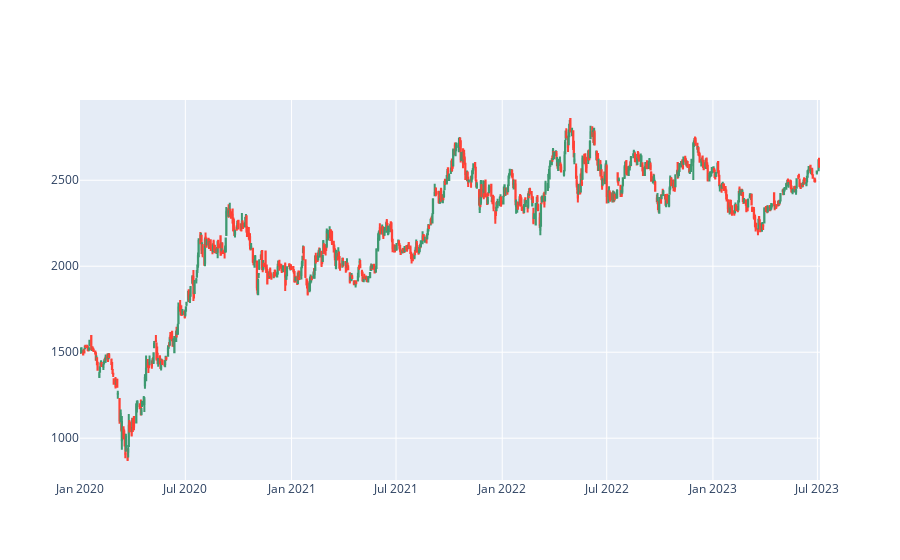

Write notebook code for a chart like this one.
### Code cell
fig = go.Figure(data=[go.Candlestick(x=raw_data.index,
                                     close=raw_data['Close'],
                                     open=raw_data['Open'],
                                     high=raw_data['High'],
                                     low=raw_data['Low'])])
fig.update_layout(xaxis_rangeslider_visible=False)
fig.show()

### Figure 1 — Plotly figure (JSON) as saved in the notebook; plotly's stock layout.template omitted (floating-point values rounded to 4 significant figures; data arrays with more than 128 entries replaced by an {"elided": "..."} marker saying what was removed)
{"data": [{"close": {"elided": "872 float values"}, "high": {"elided": "872 float values"}, "low": {"elided": "872 float values"}, "open": {"elided": "872 float values"}, "type": "candlestick", "x": {"elided": "872 str values"}}], "layout": {"xaxis": {"rangeslider": {"visible": false}}}}
